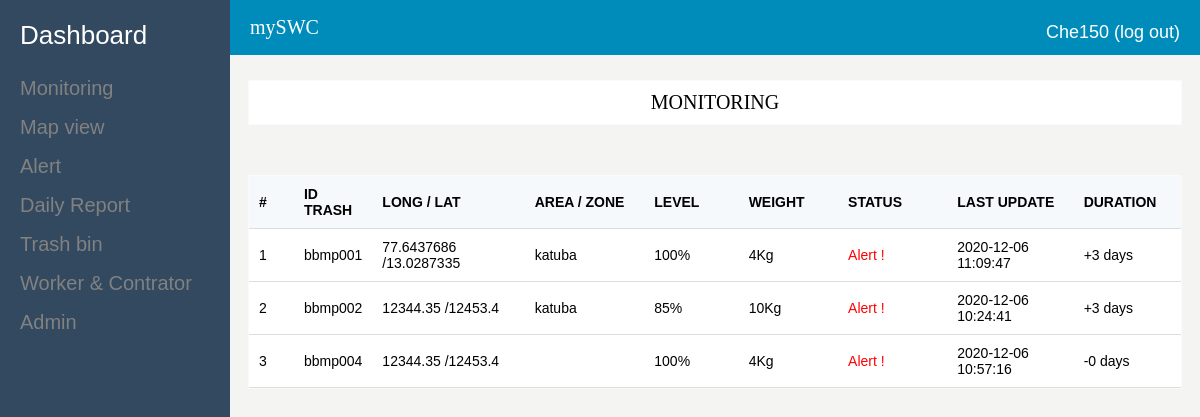
Screenshot of /monitoring.php (signed in) with the database file from the repository.
### tables this page shows
CREATE TABLE `historic` (
  `_idHisto` int(11) NOT NULL,
  `idTrash` varchar(45) DEFAULT NULL,
  `level` varchar(45) DEFAULT NULL,
  `weight` varchar(45) DEFAULT NULL,
  `dateFull` datetime DEFAULT NULL,
  `idUser` varchar(45) DEFAULT NULL,
  `dateEmpty` varchar(45) DEFAULT NULL,
  `dateHisto` datetime DEFAULT current_timestamp(),
  `lastUpdate` timestamp NOT NULL DEFAULT current_timestamp()
);

CREATE TABLE `trash` (
  `_idTrash` int(11) NOT NULL,
  `longi` varchar(45) DEFAULT NULL,
  `lat` varchar(45) DEFAULT NULL,
  `address` varchar(45) DEFAULT NULL,
  `area` varchar(50) NOT NULL,
  `idTrash` varchar(45) DEFAULT NULL,
  `dateTrash` datetime DEFAULT current_timestamp(),
  `typeTrash` varchar(255) DEFAULT NULL
);

### modals/Fhistoric.php (called while the page is built, shortened)
<?php
class Fhistoric
{
    static function getAllHistoricDay()
    {
        $con=Database::getConnection();
        $req=$con->prepare('SELECT * FROM historic c,trash t WHERE c.idTrash=t.idTrash AND dateEmpty IS NULL');
        $req->execute(array());
        return $req->fetchAll();
    }
}

### monitoring.php (the view, shortened to what this page needs)
<!DOCTYPE html>
<html lang="en">
<head>
    <link rel="stylesheet" href="assets/style/menu.css">
    <link rel="stylesheet" href="assets/style/main.css">
</head>
<body>
    <section>
        <?php include_once 'commons/menu.php';?>
        <?php include_once 'commons/header.php';?>
        <?php
            include_once 'modals/Fhistoric.php';
            $historic=Fhistoric::getAllHistoricDay();
        ?>
    </section>
    <section class="body-container">
        <div class="ml-24">
            <div class="panel">
                <p>MONITORING</p>
            </div>
            <div class="panel">
                <table>
                    <thead>
                    <tr>
                        <th style="width: 40px">#</th>
                        <th>ID TRASH</th>
                        <th style="width: 180px">LONG / LAT</th>
                        <th style="width: 150px">AREA / ZONE</th>
                        <th style="width: 100px">LEVEL</th>
                        <th style="width: 100px">WEIGHT</th>
                        <th style="width: 120px">STATUS</th>
                        <th style="width: 150px">LAST UPDATE</th>
                        <th style="width: 100px" title="Duration of garbage in the trash">DURATION</th>
                    </tr>
                    </thead>
                    <tbody>
                    <?php foreach ($historic as $k => $data):?>
                        <tr>
                            <td><?=$k+1;?></td>
                            <td><?=$data['idTrash'];?></td>
                            <td><?=($data['longi']." /".$data['lat']);?></td>
                            <td><?=$data['area'];?></td>
                            <td><?=$data['level'];?>%</td>
                            <td><?=$data['weight'];?>Kg</td>
                            <td>
                                <?php
                                $date_1 = new DateTime($data['dateHisto']);
                                $date_2 = new DateTime($data['lastUpdate']);
                                $int = ($date_1->diff($date_2));
                                if ($data['dateFull']!=null) {
                                    echo "<t style='color:red'>Alert !</t>";
                                }
                                elseif ($int->format('%a')==4) {
                                    echo "<t style='color:orange'>Col. requested !</t>";
                                }
                                else echo "<t style='color:Green'>Normal</t>";
                                ?>
                            </td>
                            <td><?=$data['lastUpdate'];?></td>
                            <td><?php
                                echo($int->format('%R%a days'));
                                ?>
                            </td>
                        </tr>
                    <?php endforeach;?>
                </table>
            </div>
        </div>
    </section>
</body>
</html>

### assets/style/main.css (style rules this page uses)
body { background-color: #f4f4f2; }
.ml-24 { margin-left: 220px; }
.body-container { margin-top: 80px; margin-bottom: 30px; width: 100%; height: 100%; }
.panel { margin: 20px 10px 50px 20px; border: 1px solid #fafafa; background-color: #ffffff; }
.panel p { text-align: center; font-size: 20px; font-family: Arial black; margin: 10px; }
table { border-collapse: collapse; width: 100%; }
th, td { padding: 10px; text-align: left; font-family: Arial; font-size: 14px; border-bottom: 1px solid #ddd; }
th { background-color: #F5F9FB; }
td { height: 30px; }

### rows the page displays
historic: trash.idTrash "bbmp001", trash.longi "77.6437686", trash.lat "13.0287335", trash.area "katuba", level "100", weight "4", shows "Alert !", lastUpdate "2020-12-06 11:09:47", $int->format('%R%a days') "+3 days"
historic: trash.idTrash "bbmp002", trash.longi "12344.35", trash.lat "12453.4", trash.area "katuba", level "85", weight "10", shows "Alert !", lastUpdate "2020-12-06 10:24:41", $int->format('%R%a days') "+3 days"
historic: trash.idTrash "bbmp004", trash.longi "12344.35", trash.lat "12453.4", level "100", weight "4", shows "Alert !", lastUpdate "2020-12-06 10:57:16", $int->format('%R%a days') "-0 days"

### other values shown
$_SESSION['username'] "Che150"
